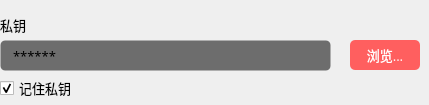
           <widget class="QWidget" name="tab_secretkey">
            <attribute name="title">
             <string>   公钥   </string>
            </attribute>
            <widget class="QLabel" name="label_zk_host_5">
             <property name="geometry">
              <rect>
               <x>0</x>
               <y>10</y>
               <width>39</width>
               <height>30</height>
              </rect>
             </property>
             <property name="font">
              <font>
               <family>OPPOSans B</family>
               <pointsize>10</pointsize>
              </font>
             </property>
             <property name="text">
              <string>私钥</string>
             </property>
            </widget>
            <widget class="QLineEdit" name="lineEdit_zk_port_8">
             <property name="geometry">
              <rect>
               <x>0</x>
               <y>40</y>
               <width>331</width>
               <height>31</height>
              </rect>
             </property>
             <property name="minimumSize">
              <size>
               <width>0</width>
               <height>30</height>
              </size>
             </property>
             <property name="font">
              <font>
               <family>OPPOSans B</family>
               <pointsize>10</pointsize>
              </font>
             </property>
             <property name="styleSheet">
              <string notr="true">background-color: rgb(25, 25, 25, 155);
border: 1px solid rgba(255, 255, 255, 0);
border-radius: 5px;
padding-left:10px;
padding-right:10px;</string>
             </property>
             <property name="text">
              <string>******</string>
             </property>
            </widget>
            <widget class="QToolButton" name="toolButton_browse">
             <property name="geometry">
              <rect>
               <x>350</x>
               <y>40</y>
               <width>70</width>
               <height>30</height>
              </rect>
             </property>
             <property name="sizePolicy">
              <sizepolicy hsizetype="Expanding" vsizetype="Expanding">
               <horstretch>0</horstretch>
               <verstretch>0</verstretch>
              </sizepolicy>
             </property>
             <property name="minimumSize">
              <size>
               <width>70</width>
               <height>30</height>
              </size>
             </property>
             <property name="maximumSize">
              <size>
               <width>70</width>
               <height>30</height>
              </size>
             </property>
             <property name="font">
              <font>
               <family>OPPOSans B</family>
               <pointsize>10</pointsize>
               <stylestrategy>PreferAntialias</stylestrategy>
              </font>
             </property>
             <property name="styleSheet">
              <string notr="true">QToolButton {
	color: rgb(255, 255, 255);
	background-color: rgb(255, 95, 95);
	border-radius: 5px;
}

QToolButton::menu-indicator { 
	image: None;
}

 
QToolButton:hover {
	color: rgb(255, 255, 255);
	background-color: rgb(255, 95, 95);
}</string>
             </property>
             <property name="text">
              <string>浏览...</string>
             </property>
            </widget>
            <widget class="QCheckBox" name="checkBox_2">
             <property name="geometry">
              <rect>
               <x>0</x>
               <y>80</y>
               <width>71</width>
               <height>16</height>
              </rect>
             </property>
             <property name="font">
              <font>
               <family>OPPOSans B</family>
               <pointsize>10</pointsize>
               <stylestrategy>PreferAntialias</stylestrategy>
              </font>
             </property>
             <property name="text">
              <string>记住私钥</string>
             </property>
             <property name="checked">
              <bool>true</bool>
             </property>
            </widget>
           </widget>
